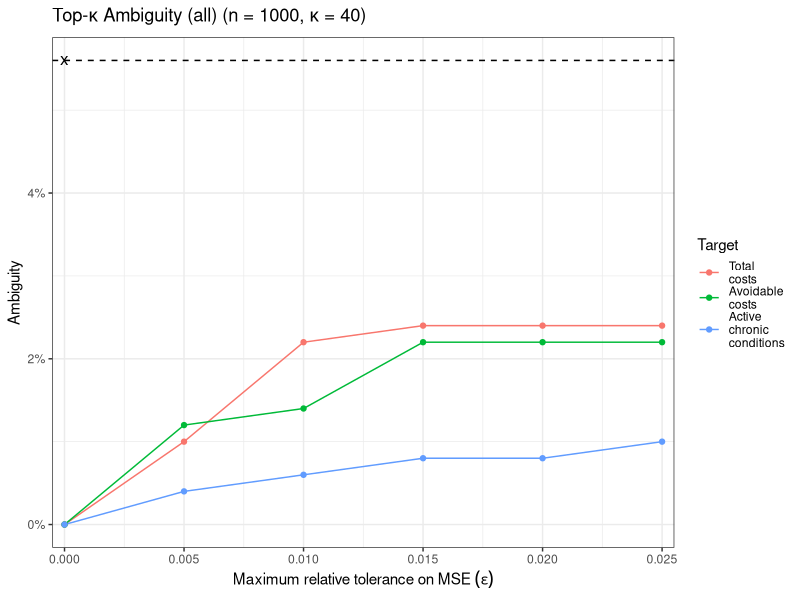
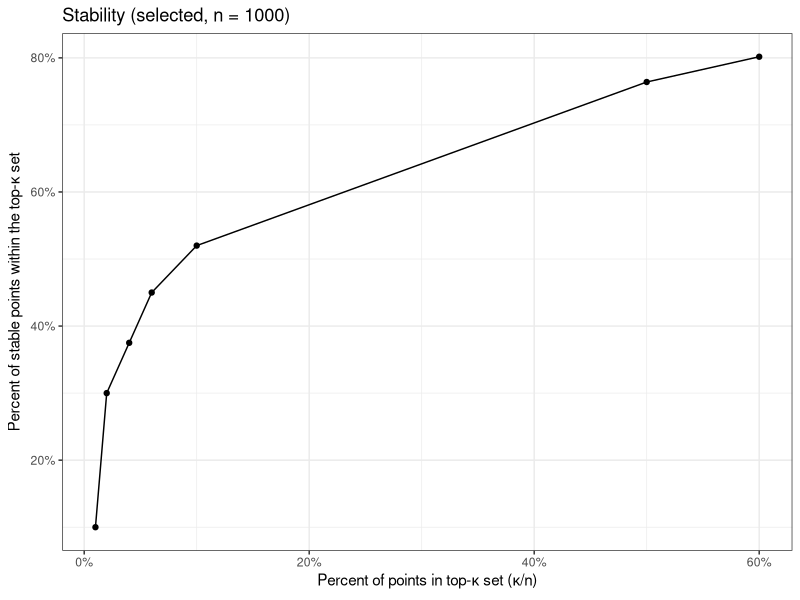
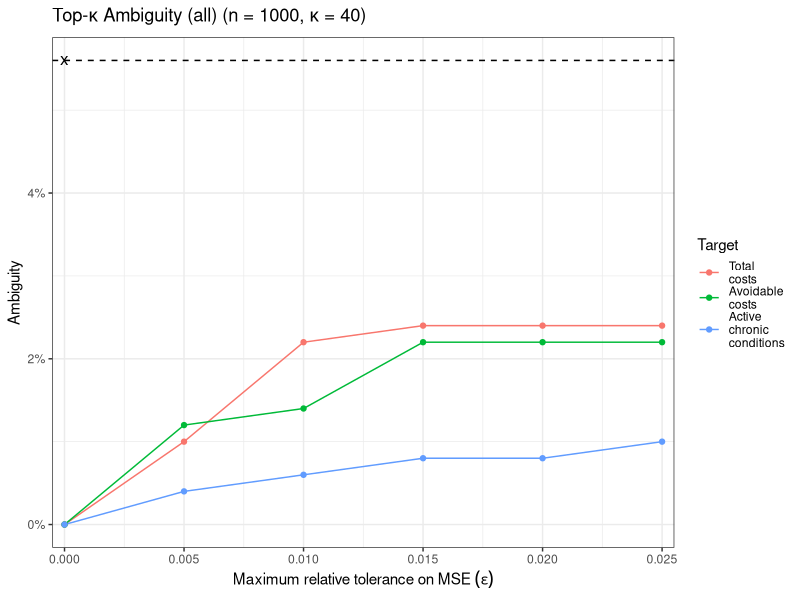
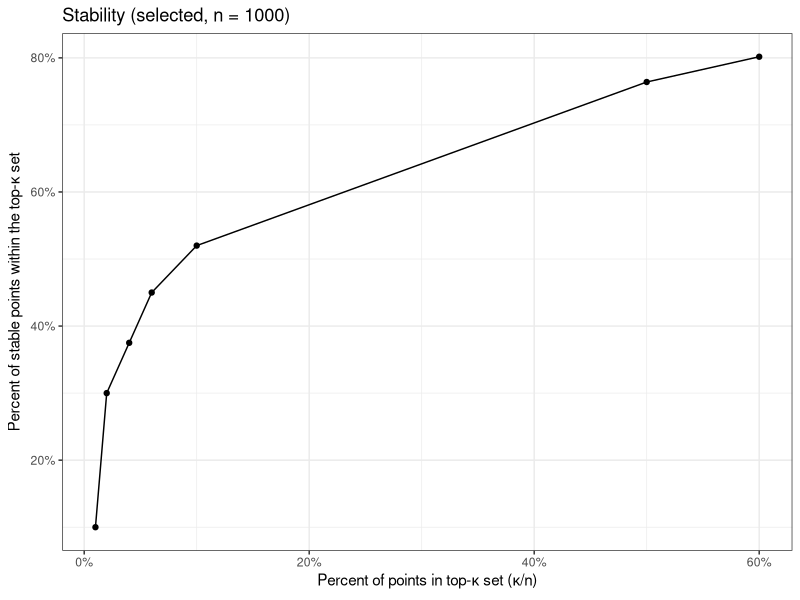

Here is the R script that generated these plots, in order:
library(tidyverse)
library(scales)

theme_set(theme_bw())

################################################################################
# Figure 2B
################################################################################

variable_order <- c('Total costs', 'Avoidable costs', 'Active chronic conditions', 'Index model', 'Black patients')
variable_order_newlines <- gsub(' ', '\n', variable_order)

# read single target ambiguities
ambiguities <- read_csv('results/dissecting_bias_single_target_ambiguities_with_limited_features.csv')

# note that index model ambiguity is hard-coded as 776/1000 below
ambiguities %>%
  #mutate(nk = 'kappa') %>%
  pivot_longer(names_to = "Target", values_to = "value", c(`Total costs`, `Avoidable costs`, `Active chronic conditions`)) %>%
  mutate(Target = gsub(' ', '\n', Target),
         Target = factor(Target, levels = variable_order_newlines)) %>%
  ggplot(aes(x = epsilon, y = value, color = Target)) +
  geom_line() +
  geom_point() +
  geom_hline(yintercept = 56 / 1000, linetype = 'dashed') +
  annotate("point", x = 0, y = 56 / 1000, shape = 'x', size = 4) +
  labs(x = expression("Maximum relative tolerance on MSE"~(epsilon)),
       y = 'Ambiguity',
       title = expression(paste("Top-", kappa, " Ambiguity (all) (n = 1000, ", kappa, " = 40)"))) +
  #theme(legend.position = "bottom") +
  #theme(legend.position = c(0.85, 0.75), legend.background = element_blank()) +
  scale_x_continuous(lim = c(0, 2.5/100), expand = c(0.0005, 0.0005)) +
  scale_y_continuous(label = percent)
#facet_wrap(~ nk, labeller = label_parsed) +

ggsave(filename = 'figures/healthcare_single_vs_multi_target_ambiguity.pdf', width = 5.5, height = 4)

# hard-coded results from experiments below
data.frame(k = c(10,20,40,60,100,500,600), k_stable = c(1,6,15,27,52,382,481)) %>% 
  ggplot(aes(x = k/1000, y = k_stable/k)) + 
  geom_point() + 
  geom_line() + 
  labs(x = expression(paste('Percent of points in top-', kappa ,' set (', kappa, '/n)')), 
       y = expression(paste("Percent of stable points within the top-", kappa, " set")),
       title = "Stability (selected, n = 1000)") + 
  scale_y_continuous(label = percent) +
  scale_x_continuous(label = percent)

ggsave(filename = 'figures/healthcare_multi_target_stability.pdf', width = 5.5, height = 4)
